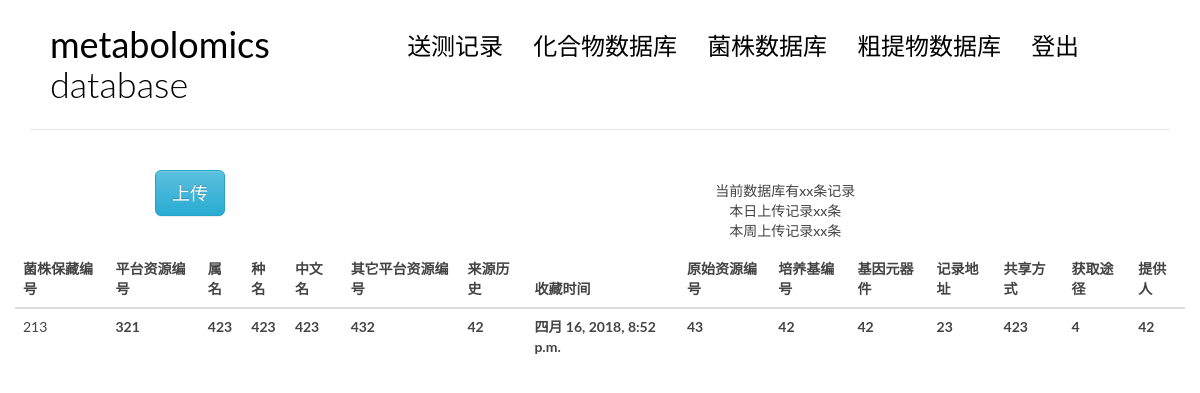
The app's page /bactindex/ with its own data.
### blog/models.py (models this page shows, shortened)
class bact(models.Model):
    bactnumber = models.CharField(max_length = 50) #菌株保藏编号
    sourcenum = models.CharField(max_length = 50) #平台资源编号
    genus = models.CharField(max_length = 200) #属名
    species = models.CharField(max_length = 200) #种名
    chinesename = models.CharField(max_length = 200, blank = True) #中文名
    othersourcenum = models.CharField(max_length = 100, blank = True) #其它平台资源编号
    history = models.CharField(max_length = 100, blank = True) #来源历史
    storetime = models.DateTimeField(auto_now_add=True,editable = True) #收藏时间
    orinumber = models.CharField(max_length = 20, blank = True)#原始资源编号
    mainuse = models.CharField(max_length = 200, blank = True)#主要用途
    danger = models.CharField(max_length = 50, blank = True)#生物危害程度
    hostname = models.CharField(max_length = 100, blank = True)#寄主名称
    ill = models.CharField(max_length = 100, blank = True) #致病名称
    tranroute = models.CharField(max_length = 100, blank = True) #传播途径
    media = models.CharField(max_length = 50, blank = True) #培养基编号
    mediatem = models.CharField(max_length = 10, blank = True) #培养基温度
    gene = models.CharField(max_length = 50, blank = True) # 基因元器件
    recadd = models.CharField(max_length = 100, blank = True)#记录地址
    shareme = models.CharField(max_length = 100, blank = True)#共享方式
    getmet = models.CharField(max_length = 100, blank = True) #获取途径
    callme = models.CharField(max_length = 30, blank = True)#联系方式
    mainkey = models.CharField(max_length = 100, blank = True)#源数据主键
    prod = models.CharField(max_length = 30, blank = True)#提供人
    didv = models.CharField(max_length = 30, blank = True)#分离人
    judge = models.CharField(max_length = 30, blank = True)#鉴定人
    genenumber = models.CharField(max_length = 50, blank = True)#基因序列注册号

### blog/bact.py (the view)
# urls.py: url(r'^bactindex/$', views.bactindex, name='bactindex'),
def bactindex(request, msg = -1):
    lists = bact.objects.all()
    return render(request, 'blog/bact.html', context = {'tests' : lists, 'msg' : msg} )

### templates/blog/bact.html (shortened to what this page needs)
{% extends 'base.html' %}
{%block main %}
<body>
            <div class="row">
                <div class="col-md-4 col-sm-5 col-xs-8">
                    <center>
                        <button class="btn btn-info btn-primary btn-lg" data-toggle="modal" data-target="#myModal">
                            上传
                        </button>
                    </center>
                </div>
                <div class="col-md-8 col-sm-7 col-xs-4">
                    <nav class="main-nav" role="navigation">
                        <div class="collapse navbar-collapse" id="bs-example-navbar-collapse-1">
                                <ul class="list-unstyled text-center" >
                                    <li>当前数据库有xx条记录</li>
                                    <li>本日上传记录xx条</li>
                                    <li>本周上传记录xx条</li>
                                  </ul>
                        </div>
                    </nav>
                </div>
            </div>
            <div class="col-md-12 col-sm-7 col-xs-4">
            <table class="table table-hover">
                    <thead>
                        <tr>
                            <th>菌株保藏编号</th>
                            <th>平台资源编号</th>
                            <th>属名</th>
                            <th>种名</th>
                            <th>中文名</th>
                            <th>其它平台资源编号</th>
                            <th>来源历史</th>
                            <th>收藏时间</th>
                            <th>原始资源编号</th>
                            <th>培养基编号</th>
                            <th>基因元器件</th>
                            <th>记录地址</th>
                            <th>共享方式</th>
                            <th>获取途径</th>
                            <th>提供人</th>
                        </tr>
                    </thead>
                    <tbody>
                            {% for test in tests %}
                            <tr class="row1">
                                    <td class="field-bactnumber"> {{test.bactnumber}}</td>
                                    <th class = "field-sourcenum">{{test.sourcenum}}</th>
                                    <th class = "field-genus">{{test.genus}}</th>
                                    <th class = "field-species">{{test.species}}</th>
                                    <th class = "field-chinesename">{{test.chinesename}}</th>
                                    <th class = "field-othersourcenum">{{test.othersourcenum}}</th>
                                    <th class = "field-history">{{test.history}}</th>
                                    <th class = "field-storetimr">{{test.storetime}}</th>
                                    <th class = "field-orinumber">{{test.orinumber}}</th>
                                    <th class = "field-media">{{test.media}}</th>
                                    <th class = "field-gene">{{test.gene}}</th>
                                    <th class = "field-recadd">{{test.recadd}}</th>
                                    <th class = "field-shareme">{{test.shareme}}</th>
                                    <th class = "field-getmet">{{test.getmet}}</th>
                                    <th class = "field-prod">{{test.prod}}</th>
                            </tr>
                            {% empty %}
                              <div class="row1">null</div>
                            {% endfor %}
                    </tbody>
                </table>
                </div>
</body>
{% endblock main %}

### blog/static/blog/css/custom.css (style rules this page uses)
* { outline: none; }
body { color: #444; font-family: 'Lato', sans-serif; }
.main-nav { margin-top: 11px; max-width: 95%; }

### records on screen
bact: bactnumber "213", sourcenum "321", genus "423", species "423", chinesename "423", othersourcenum "432", history "42", storetime "四月 16, 2018, 8:52 p.m.", orinumber "43", media "42", gene "42", recadd "23", shareme "423", getmet "4", prod "42"
